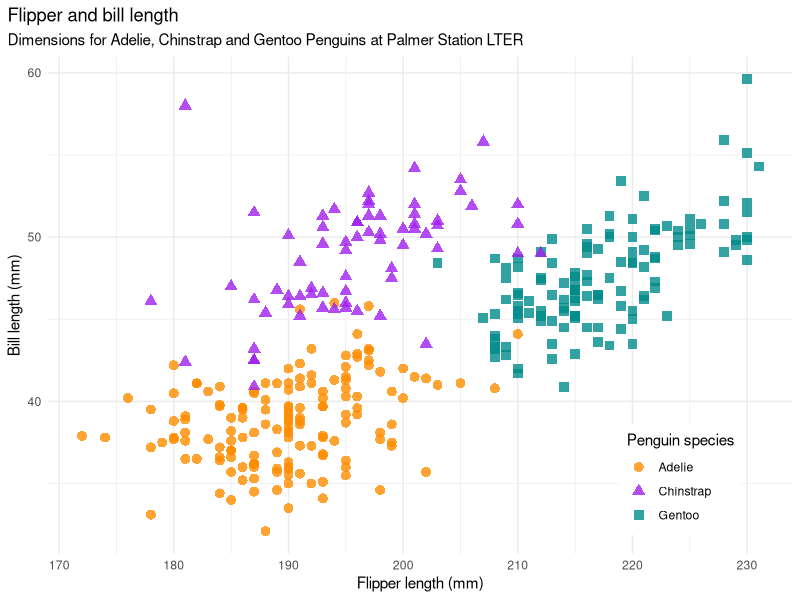
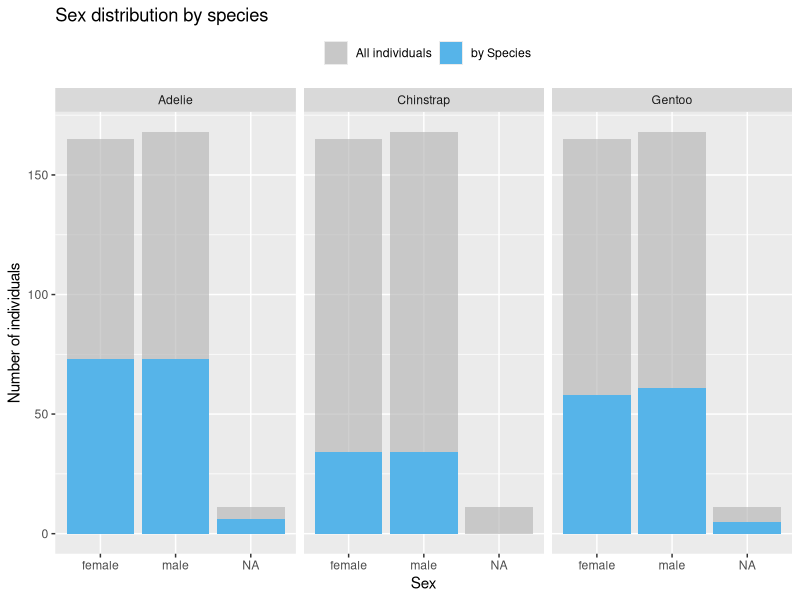

Reproduce these figures in R, in order.
## ---- chunk 1
knitr::opts_chunk$set(echo = TRUE)

## packages
library(tidyverse)
library(palmerpenguins)
library(kableExtra)
## ---- chunk 2
glimpse(penguins)

summary(penguins) 
## ---- chunk 3
penguins %>%
  group_by(species) %>% 
  summarise(mean_w = mean(body_mass_g, na.rm = TRUE)) %>% 
  kable(col.names = c("Species", "Average weight"))
## ---- chunk 4
penguins %>% 
  ggplot(aes(x = flipper_length_mm,
             y = bill_length_mm)) +
  geom_point(aes(color = species, 
                 shape = species),
             size = 3,
             alpha = 0.8) +
  theme_minimal() +
  scale_color_manual(values = c("darkorange","purple","cyan4")) +
  labs(title = "Flipper and bill length",
       subtitle = "Dimensions for Adelie, Chinstrap and Gentoo Penguins at Palmer Station LTER",
       x = "Flipper length (mm)",
       y = "Bill length (mm)",
       color = "Penguin species",
       shape = "Penguin species") +
  theme(legend.position = c(0.85, 0.15),
        legend.background = element_rect(fill = "white", color = NA),
        plot.title.position = "plot",
        plot.caption = element_text(hjust = 0, face= "italic"),
        plot.caption.position = "plot")
## ---- chunk 5
n_species <- penguins %>% 
  count(sex)

penguins %>% 
  count(species, sex) %>% 
  ggplot(aes(x = sex, y = n)) +
  geom_bar(data = n_species,
           aes(fill = "All individuals"),
           color = "transparent",
           stat = "identity") +
  geom_bar(aes(fill = "by Species"), color = "transparent", stat = "identity") +
  facet_wrap( ~ species, nrow = 1) +
  scale_fill_manual(values = c("#b3b3b3a0", "#56B4E9"), name = "") +
  labs(title = "Sex distribution by species",
       x = "Sex",
       y = "Number of individuals"
  ) +
  theme(legend.position = "top")
